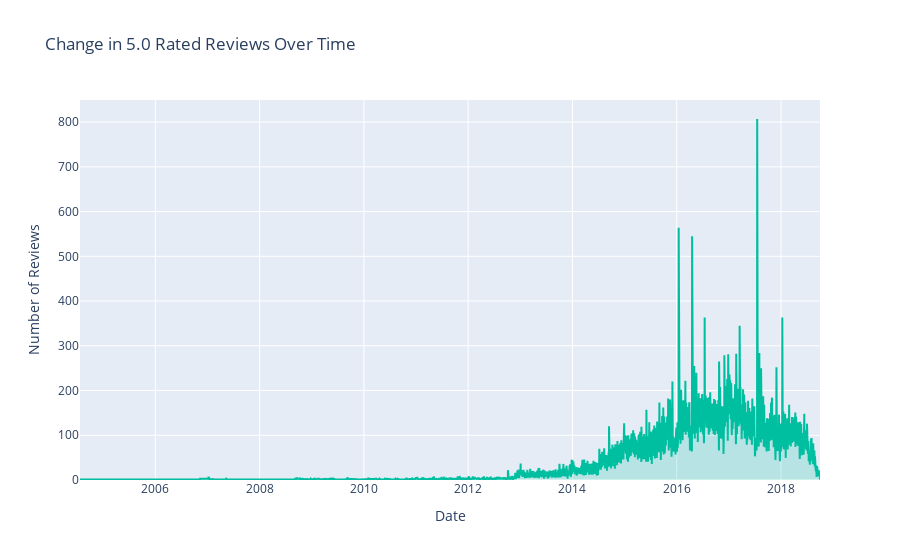

Notebook code cell kept with this figure:
### Markdown cell above
### Change in 5.0 Rated Reviews Over Time
This code visualizes the trend of five-star rated reviews over time using a line chart. It illustrates how the quantity of these reviews has varied by date, providing insights into customer satisfaction trends for the products analyzed.

### Code cell
majority_review_time = five_star_reviews["reviewTime"].value_counts()
majority_review_time = majority_review_time.sort_index()

figure = go.Figure()
figure.add_trace(go.Scatter(
    x=majority_review_time.index,
    y=majority_review_time.values,
    mode="lines",
    name="lines",
    line=dict(color="#00BFA0", width=2),
    fill="tozeroy",
    fillcolor="rgba(0, 191, 160, 0.2)"
))

figure.update_layout(
    title="Change in 5.0 Rated Reviews Over Time",
    xaxis_title="Date",
    yaxis_title="Number of Reviews"
)
figure.show()

### Figure 1 — Plotly figure (JSON) as saved in the notebook; plotly's stock layout.template omitted (floating-point values rounded to 4 significant figures; data arrays with more than 128 entries replaced by an {"elided": "..."} marker saying what was removed)
{"data": [{"fill": "tozeroy", "fillcolor": "rgba(0, 191, 160, 0.2)", "line": {"color": "#00BFA0", "width": 2}, "mode": "lines", "name": "lines", "type": "scatter", "x": {"elided": "3194 str values"}, "y": {"elided": "3194 int values"}}], "layout": {"title": {"text": "Change in 5.0 Rated Reviews Over Time"}, "xaxis": {"title": {"text": "Date"}}, "yaxis": {"title": {"text": "Number of Reviews"}}}}
